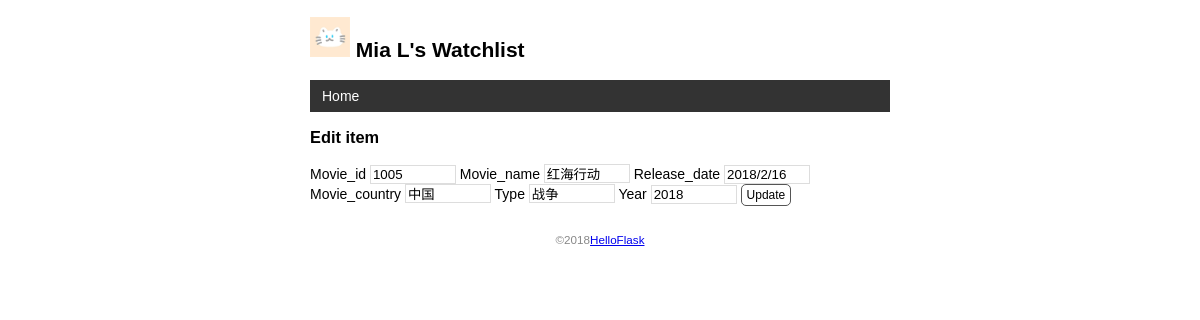
The page /movies_info/m_edit/1005 on the database its author committed.
### app.py (models this page shows)
class User(db.Model):
    id=db.Column(db.String(4),primary_key=True)
    name=db.Column(db.String(20))

class Movie_info(db.Model):
    movie_id=db.Column(db.String(4),primary_key=True)
    movie_name=db.Column(db.String(60))
    release_date=db.Column(db.String(12))
    movie_country=db.Column(db.String(10))
    type=db.Column(db.String(10))
    year=db.Column(db.String(10))

### app.py (the view, shortened to what this page needs)
@app.route('/movies_info/m_edit/<int:movie_id>',methods=['GET','POST'])
def m_edit(movie_id):
    movies_info = Movie_info.query.get_or_404(movie_id)
    return render_template('m_edit.html',movies_info=movies_info)

### app.py (called while the page is built)
@app.context_processor
def inject_user():
    user=User.query.first()
    return dict(user=user)

### templates/m_edit.html
{% extends 'base.html' %}
{% block content %}
<h3>Edit item</h3>
<form method="post">
    Movie_id <input type="text" name="movie_id" autocomplete="off" required value="{{ movies_info.movie_id }}">
    Movie_name <input type="text" name="movie_name" autocomplete="off" required value="{{ movies_info.movie_name }}">
    Release_date <input type="text" name="release_date" autocomplete="off" required value="{{ movies_info.release_date }}">
    Movie_country <input type="text" name="release_date" autocomplete="off" required value="{{ movies_info.movie_country }}">
    Type <input type="text" name="type" autocomplete="off" required value="{{ movies_info.type }}">
    Year <input type="text" name="year" autocomplete="off" required value="{{ movies_info.year }}">
    <input class="btn" type="submit" name="submit" value="Update">
</form>
{% endblock %}

### templates/base.html (shortened to what this page needs)
<!DOCTYPE html>
<html lang="en">
<head>
    {% block head %}
    <link rel="stylesheet" href="{{ url_for('static',filename='style.css') }}"type="text/css">
    {% endblock %}
</head>
<body>
    <h2>
        <img alt="Avatar"class="avatar"src="{{ url_for('static',filename='images/avatar.png') }}">
        {{ user.name }}'s Watchlist
    </h2>
    <nav>
        <ul>
            <li><a href="{{ url_for('index') }}">Home</a></li>
        </ul>
    </nav>
    {% block content %}{% endblock %}
    <footer>
        <small>&copy;2018<a href="http://helloflask.com/tutorial">HelloFlask</a></small>
    </footer>
</body>
</html>

### static/style.css (style rules this page uses)
body { margin:auto; max-width:580px; font-size:14px; font-family:Helvetica,Arial,sans-serif; }
footer { color:#888; margin-top:15px; text-align:center; padding: 10px; }
.avatar { width:40px; }
nav ul { list-style-type:none; margin:0; padding:0; overflow:hidden; background-color:#333; }
nav li { float:left; }
nav li a { display:block; color:white; text-align:center; padding:8px 12px; text-decoration:none; }
input[type=submit] { font-family:inherit; }
input[type=text] { border:1px solid #ddd; }
input[name=movie_id] { width:80px; }
input[name=movie_name] { width:80px; }
input[name=release_date] { width:80px; }
input[name=type] { width:80px; }
input[name=year] { width:80px; }
.btn { font-size:12px; padding:3px 5px; text-decoration:none; cursor:pointer; background-color:white; color:black; border:1px solid #555555; border-radius:5px; }

### rows shown on the page
User: name "Mia L"
Movie_info: movie_id "1005", movie_name "红海行动", release_date "2018/2/16", release_date "中国", type "战争", year "2018"
